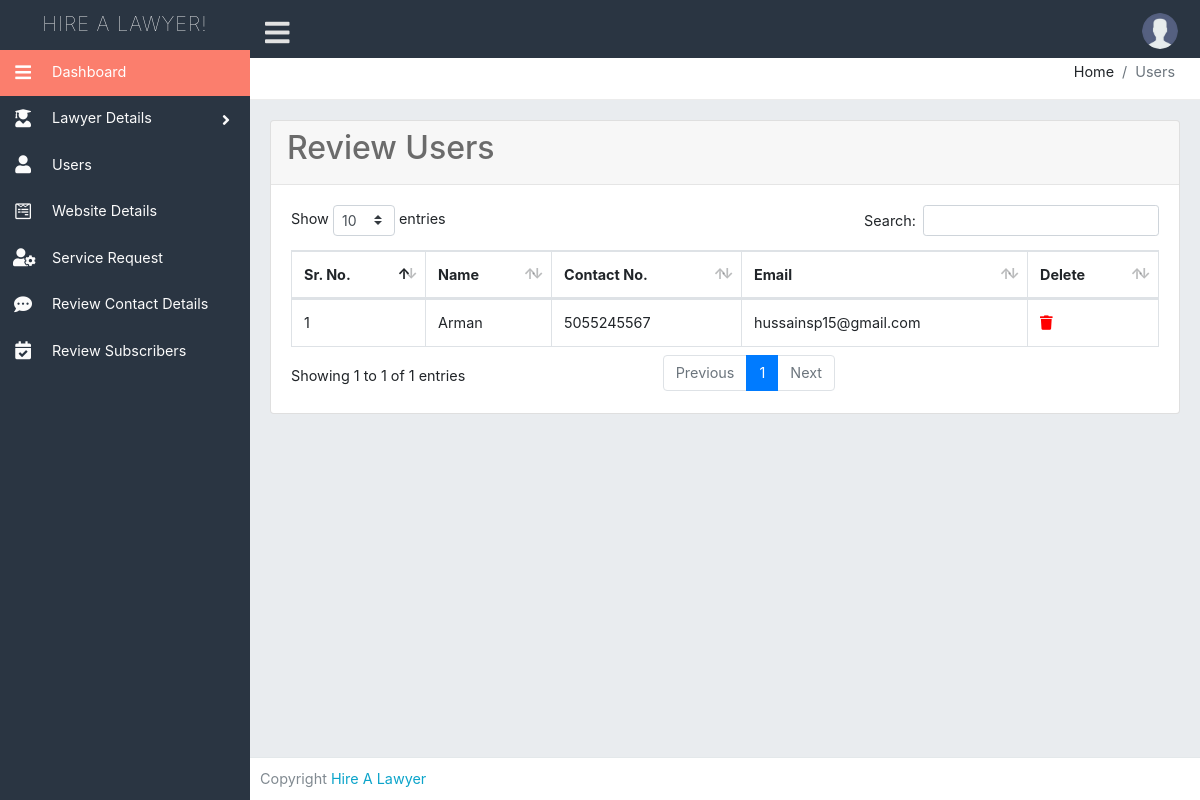
Page /admin/users.php (signed in) on the committed database.
### tables this page shows
CREATE TABLE `users` (
  `user_id` int(11) NOT NULL,
  `user_fname` varchar(255) NOT NULL,
  `user_lname` varchar(255) NOT NULL,
  `contact_no` varchar(255) NOT NULL,
  `UserGender` varchar(255) NOT NULL,
  `email` varchar(255) NOT NULL,
  `UserAddress` varchar(255) NOT NULL,
  `UserCity` varchar(255) NOT NULL,
  `UserState` varchar(255) NOT NULL,
  `UserZip` varchar(11) NOT NULL,
  `username` varchar(255) NOT NULL,
  `password` varchar(255) NOT NULL,
  `cpassword` varchar(255) NOT NULL,
  `token` varchar(255) NOT NULL,
  `status` varchar(255) NOT NULL
);

### admin/users.php (the view, shortened to what this page needs)
<?php include 'header.php';  ?>
<div class="content-page">
  <div class="content">
    <div class="container-fluid">
      <div class="row">
        <div class="col-xl-12">
          <div class="breadcrumb-holder">
            <ol class="breadcrumb float-right">
              <li class="breadcrumb-item">Home</li>
              <li class="breadcrumb-item active">Users</li>
            </ol>
            <div class="clearfix"></div>
          </div>
        </div>
      </div>
      <div class="row">
        <div class="col-xs-12 col-sm-12 col-md-12 col-lg-12 col-xl-12">
          <div class="card mb-3">
            <div class="card-header">
              <h2>Review Users</h2>
            </div>
            <div class="card-body">
              <div class="table-responsive">
                <table class="table table-bordered table-hover display" style="width:100%" id="myTable">
                  <thead>
                    <tr>
                      <th>Sr. No.</th>
                      <th>Name</th>
                      <th>Contact No.</th>
                      <th>Email</th>
                      <th>Delete</th>
                    </tr>
                  </thead>
                  <?php
                  $query = mysqli_query($con, "select * from users ORDER BY user_id DESC");
                  $cnt = 1;
                  while ($row = mysqli_fetch_array($query)) {
                  ?>
                    <tr>
                      <td><?php echo ($cnt); ?></td>
                      <td><?php echo ($row['user_fname']) ?></td>
                      <td><?php echo ($row['contact_no']) ?></td>
                      <td><?php echo ($row['email']) ?></td>
                      <td>
                        <a href="javascript:void(0)" class="delete_btn_ajax"><i class="fas fa-trash icon-del"></i>
                        </a>
                      </td>
                    </tr>
                  <?php $cnt++;
                  }; ?>
                </table>
              </div>
            </div>
          </div>
        </div>
      </div>
    </div>
  </div>
</div>
<?= include 'footer.php'; ?>

### admin/assets/css/style.css (style rules this page uses)
html { position: relative; min-height: 100% }
a .icon-del { color: red; }
body { font-size: .9rem; background-color: #e9ecef; padding-bottom: 50px }
a { color: #0ca4ca; text-decoration: none }
.breadcrumb-holder { background-color: #fff; margin: 0 -20px 20px -20px; padding: 11px 25px 0 25px; box-shadow: none; border-bottom: 1px solid #ececec }
.breadcrumb-holder .breadcrumb { padding: 0; background-color: transparent!important; line-height: 1.4rem; }
.card-header { color: #6b6b6b; border-bottom: 1px solid rgba(111, 111, 111, .13); padding: 0.5rem 1rem; }
a { outline: 0!important; text-decoration: none!important }
.row { margin-right: -10px; margin-left: -10px }
.col, .col-1, .col-10, .col-11, .col-12, .col-2, .col-3, .col-4, .col-5, .col-6, .col-7, .col-8, .col-9, .col-lg, .col-lg-1, .col-lg-10, .col-lg-11, .col-lg-12, .col-lg-2, .col-lg-3, .col-lg-4, .col-lg-5, .col-lg-6, .col-lg-7, .col-lg-8, .col-lg-9, .col-md, .col-md-1, .col-md-10, .col-md-11, .col-md-12, .col-md-2, .col-md-3, .col-md-4, .col-md-5, .col-md-6, .col-md-7, .col-md-8, .col-md-9, .col-sm, .col-sm-1, .col-sm-10, .col-sm-11, .col-sm-12, .col-sm-2, .col-sm-3, .col-sm-4, .col-sm-5, .col-sm-6, .col-sm-7, .col-sm-8, .col-sm-9, .col-xl, .col-xl-1, .col-xl-10, .col-xl-11, .col-xl-12, .col-xl-2, .col-xl-3, .col-xl-4, .col-xl-5, .col-xl-6, .col-xl-7, .col-xl-8, .col-xl-9 { padding-right: 10px; padding-left: 10px }
.content-page { margin-left: 250px; overflow: hidden }
.content-page .content { padding: 0 5px; margin-top: 50px }

### rows in the picture
users: user_fname "Arman", contact_no "5055245567", email "hussainsp15@gmail.com"
